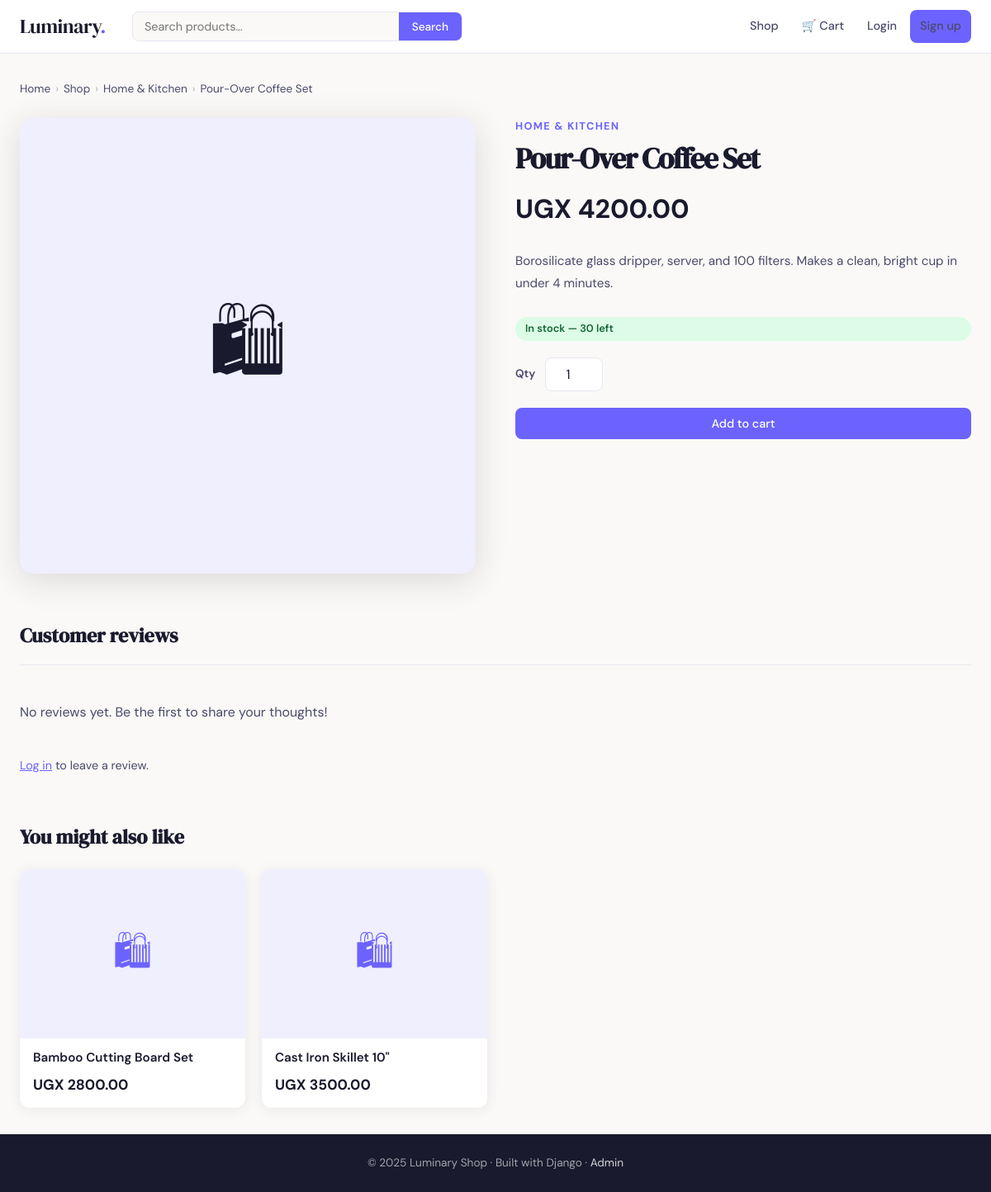
Screenshot of /products/pour-over-coffee-set/ with the database file from the repository.
### store/models.py (models this page shows, shortened)
class Product(models.Model):
    category = models.ForeignKey(Category, on_delete=models.CASCADE, related_name='products')
    name = models.CharField(max_length=200)
    slug = models.SlugField(unique=True)
    description = models.TextField()
    price = models.DecimalField(max_digits=10, decimal_places=2)
    original_price = models.DecimalField(max_digits=10, decimal_places=2, null=True, blank=True)
    image = models.ImageField(upload_to='products/', blank=True, null=True)
    stock = models.PositiveIntegerField(default=0)
    is_featured = models.BooleanField(default=False)
    is_active = models.BooleanField(default=True)
    created_at = models.DateTimeField(auto_now_add=True)
    updated_at = models.DateTimeField(auto_now=True)
    class Meta:
        ordering = ['-created_at']
    def get_absolute_url(self):
        return reverse('store:product_detail', kwargs={'slug': self.slug})
    @property
    def in_stock(self):
        return self.stock > 0

class Category(models.Model):
    name = models.CharField(max_length=100)
    slug = models.SlugField(unique=True)
    description = models.TextField(blank=True)
    created_at = models.DateTimeField(auto_now_add=True)
    class Meta:
        verbose_name_plural = 'Categories'
        ordering = ['name']
    def get_absolute_url(self):
        return reverse('store:category', kwargs={'slug': self.slug})

### store/views.py (the view, shortened to what this page needs)
# urls.py: path('products/<slug:slug>/', views.product_detail, name='product_detail'),
def product_detail(request, slug):
    product = get_object_or_404(Product, slug=slug, is_active=True)
    reviews = product.reviews.select_related('user')
    avg_rating = reviews.aggregate(Avg('rating'))['rating__avg']
    related = Product.objects.filter(
        category=product.category, is_active=True
    ).exclude(pk=product.pk)[:4]
    review_form = None
    user_review = None
    if request.user.is_authenticated:
        user_review = reviews.filter(user=request.user).first()
        if not user_review:
            review_form = ReviewForm()
    return render(request, 'store/product_detail.html', {
        'product': product,
        'reviews': reviews,
        'avg_rating': avg_rating,
        'related': related,
        'review_form': review_form,
        'user_review': user_review,
    })

### store/context_processors.py (called while the page is built)
def cart_count(request):
    count = 0
    try:
        if request.user.is_authenticated:
            cart = Cart.objects.filter(user=request.user).first()
        else:
            sk = request.session.session_key
            cart = Cart.objects.filter(session_key=sk).first() if sk else None
        if cart:
            count = cart.item_count
    except Exception:
        pass
    return {'cart_count': count}

### store/templates/store/product_detail.html (shortened to what this page needs)
{% extends "store/base.html" %}
{% block content %}
<div class="breadcrumb">
  <a href="{% url 'store:home' %}">Home</a>
  <span class="breadcrumb-sep">›</span>
  <a href="{% url 'store:product_list' %}">Shop</a>
  <span class="breadcrumb-sep">›</span>
  <a href="{{ product.category.get_absolute_url }}">{{ product.category.name }}</a>
  <span class="breadcrumb-sep">›</span>
  <span>{{ product.name }}</span>
</div>
<div class="product-layout">
  <div class="product-image">
    {% if product.image %}
      <img src="{{ product.image.url }}" alt="{{ product.name }}">
    {% else %}🛍{% endif %}
  </div>
  <div class="product-info">
    <div class="product-category-tag">{{ product.category.name }}</div>
    <h1>{{ product.name }}</h1>
    <div class="product-price-block">
      <span class="product-price">UGX {{ product.price }}</span>
    </div>
    <p class="product-desc">{{ product.description }}</p>
    {% if product.in_stock %}
      <span class="stock-badge">In stock — {{ product.stock }} left</span>
    {% else %}
      <span class="stock-badge out">Out of stock</span>
    {% endif %}
    {% if product.in_stock %}
    <form method="post" action="{% url 'store:cart_add' product.id %}">
      <div class="qty-row">
        <label style="font-size:.85rem;font-weight:600;color:var(--ink-light)">Qty</label>
        <input type="number" name="quantity" value="1" min="1" max="{{ product.stock }}" class="qty-input">
      </div>
      <button type="submit" class="btn-primary" style="width:100%;justify-content:center">
        Add to cart
      </button>
    </form>
    {% else %}
      <button class="btn-primary" disabled style="width:100%;justify-content:center;opacity:.45;cursor:not-allowed">
        Out of stock
      </button>
    {% endif %}
  </div>
</div>
<div class="reviews-section">
  <div class="reviews-header">
    <h2>Customer reviews{% if reviews %} ({{ reviews|length }}){% endif %}</h2>
  </div>
  {% if reviews %}
    {% for review in reviews %}
    <div class="review-card">
      <div class="review-meta">
        <span class="review-author">{{ review.user.username }} <span class="stars" style="font-size:.85rem">{% for i in "12345" %}{% if forloop.counter <= review.rating %}★{% else %}☆{% endif %}{% endfor %}</span></span>
        <span class="review-date">{{ review.created_at|date:"N j, Y" }}</span>
      </div>
      <p class="review-body">{{ review.comment }}</p>
    </div>
    {% endfor %}
  {% else %}
    <p style="color:var(--ink-light);padding:20px 0">No reviews yet. Be the first to share your thoughts!</p>
  {% endif %}
  {% if review_form %}
  <div class="add-review">
    <h3>Leave a review</h3>
    <form method="post">
      {% csrf_token %}
      <div class="form-group">
        <label>Your rating</label>
        <div class="star-radio">
          {% for choice in review_form.rating %}{{ choice }}{% endfor %}
        </div>
      </div>
      <div class="form-group">
        <label>Your thoughts</label>
        {{ review_form.comment }}
      </div>
      <button type="submit" class="btn-primary">Submit review</button>
    </form>
  </div>
  {% elif user_review %}
    <p style="margin-top:20px;color:var(--ink-light);font-size:.9rem">✓ You've reviewed this product.</p>
  {% elif not user.is_authenticated %}
    <p style="margin-top:20px;color:var(--ink-light);font-size:.9rem">
      <a href="{% url 'store:login' %}?next={{ request.path }}" style="color:var(--accent)">Log in</a> to leave a review.
    </p>
  {% endif %}
</div>
{% if related %}
<div class="related-section">
  <h2>You might also like</h2>
  <div class="product-grid">
    {% for p in related %}
      <a href="{{ p.get_absolute_url }}" class="product-card">
        <div class="product-card-img">
          {% if p.image %}<img src="{{ p.image.url }}" alt="{{ p.name }}">{% else %}🛍{% endif %}
        </div>
        <div class="product-card-body">
          <div class="product-card-name">{{ p.name }}</div>
          <div class="product-card-price">
            <span class="price-current">UGX {{ p.price }}</span>
          </div>
        </div>
      </a>
    {% endfor %}
  </div>
</div>
{% endif %}
{% endblock %}

### store/templates/store/base.html (style rules this page uses)
*, *::before, *::after { box-sizing: border-box; margin: 0; padding: 0; }
:root { --ink: #1a1a2e; --ink-light: #4a4a6a; --accent: #6c63ff; --accent-light: #f0effe; --cream: #faf9f7; --white: #ffffff; --border: #e8e6f0; --success: #22c55e; --danger: #ef4444; --warning: #f59e0b; --radius: 12px; --shadow: 0 2px 16px rgba(26,26,46,.08); --shadow-lg: 0 8px 40px rgba(26,26,46,.14); }
body { font-family: 'DM Sans', sans-serif; background: var(--cream); color: var(--ink); line-height: 1.6; min-height: 100vh; display: flex; flex-direction: column; }
.btn-primary { background: var(--accent); color: #fff; border: none; padding: 10px 20px; border-radius: 8px; font-family: inherit; font-size: .9rem; font-weight: 500; cursor: pointer; text-decoration: none; display: inline-flex; align-items: center; gap: 6px; transition: opacity .15s, transform .1s; }
.product-grid { display: grid; grid-template-columns: repeat(auto-fill, minmax(220px, 1fr)); gap: 20px; }
.product-card { background: var(--white); border-radius: var(--radius); overflow: hidden; box-shadow: var(--shadow); transition: transform .2s, box-shadow .2s; text-decoration: none; color: inherit; display: block; }
.product-card-img { width: 100%; aspect-ratio: 4/3; object-fit: cover; background: var(--accent-light); display: flex; align-items: center; justify-content: center; color: var(--accent); font-size: 3rem; }
.product-card-body { padding: 14px 16px; }
.product-card-name { font-size: .95rem; font-weight: 600; margin-bottom: 8px; line-height: 1.3; }
.product-card-price { display: flex; align-items: center; gap: 8px; }
.price-current { font-size: 1.1rem; font-weight: 700; color: var(--ink); }
.breadcrumb { display: flex; gap: 6px; align-items: center; font-size: .85rem; color: var(--ink-light); margin-bottom: 24px; }
.breadcrumb a { color: var(--ink-light); text-decoration: none; }
.breadcrumb-sep { opacity: .4; }

### store/templates/store/product_detail.html (style rules this page uses)
.product-layout { display: grid; grid-template-columns: 1fr 1fr; gap: 48px; margin-bottom: 56px; }
.product-image { border-radius: 16px; overflow: hidden; background: var(--accent-light); aspect-ratio: 1; display: flex; align-items: center; justify-content: center; font-size: 6rem; box-shadow: var(--shadow-lg); }
.product-info { display: flex; flex-direction: column; }
.product-category-tag { font-size: .8rem; font-weight: 700; text-transform: uppercase; letter-spacing: .1em; color: var(--accent); margin-bottom: 10px; }
.product-info h1 { font-family: 'DM Serif Display', serif; font-size: 2.2rem; letter-spacing: -.04em; line-height: 1.1; margin-bottom: 16px; }
.product-price-block { margin-bottom: 24px; }
.product-price { font-size: 2rem; font-weight: 700; color: var(--ink); }
.product-desc { color: var(--ink-light); line-height: 1.75; margin-bottom: 28px; font-size: .95rem; }
.qty-row { display: flex; align-items: center; gap: 12px; margin-bottom: 20px; }
.qty-input { width: 70px; border: 1.5px solid var(--border); border-radius: 8px; padding: 9px 12px; font-family: inherit; font-size: 1rem; text-align: center; color: var(--ink); outline: none; }
.stock-badge { display: inline-block; background: #dcfce7; color: #166534; font-size: .8rem; font-weight: 600; padding: 4px 12px; border-radius: 999px; margin-bottom: 20px; }
.reviews-section { margin-top: 56px; }
.reviews-header { display: flex; justify-content: space-between; align-items: center; margin-bottom: 24px; padding-bottom: 16px; border-bottom: 1px solid var(--border); }
.reviews-header h2 { font-family: 'DM Serif Display', serif; font-size: 1.5rem; }
.related-section { margin-top: 56px; }
.related-section h2 { font-family: 'DM Serif Display', serif; font-size: 1.5rem; margin-bottom: 20px; }

### rows the page displays
Product: category.name "Home & Kitchen", name "Pour-Over Coffee Set", category.name "HOME & KITCHEN", price "4200.00", description "Borosilicate glass dripper, server, and 100 filters. Makes a clean, bright cup in under 4 minutes.", stock "30"
Product: name "Bamboo Cutting Board Set", price "2800.00"
Product: name "Cast Iron Skillet 10\"", price "3500.00"
